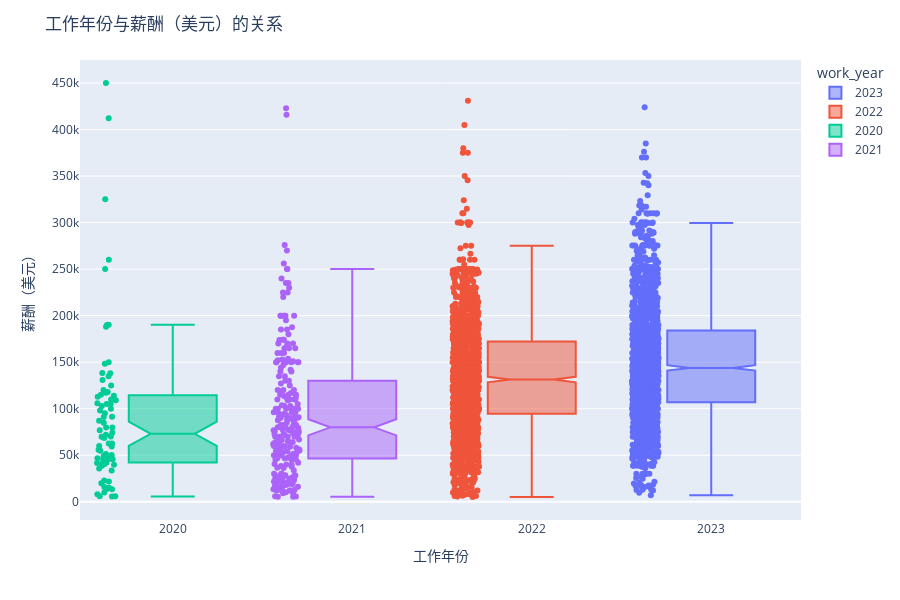

This figure's notebook cell:
### Code cell
fig = px.box(
    data_frame=df, 
    x='work_year', 
    y='salary_in_usd', 
    color='work_year', 
    points='all', 
    height=600, 
    notched=True
)

fig.update_layout(
    title="工作年份与薪酬（美元）的关系",
    xaxis_title="工作年份",
    yaxis_title="薪酬（美元）"
)

fig.show()

### Figure 1 — Plotly figure (JSON) as saved in the notebook; plotly's stock layout.template omitted (floating-point values rounded to 4 significant figures; data arrays with more than 128 entries replaced by an {"elided": "..."} marker saying what was removed)
{"data": [{"alignmentgroup": "True", "boxpoints": "all", "hovertemplate": "work_year=%{x}<br>salary_in_usd=%{y}<extra></extra>", "legendgroup": "2023", "marker": {"color": "#636efa"}, "name": "2023", "notched": true, "offsetgroup": "2023", "orientation": "v", "showlegend": true, "type": "box", "x": {"elided": "1785 int values"}, "x0": " ", "xaxis": "x", "y": {"elided": "1785 int values"}, "y0": " ", "yaxis": "y"}, {"alignmentgroup": "True", "boxpoints": "all", "hovertemplate": "work_year=%{x}<br>salary_in_usd=%{y}<extra></extra>", "legendgroup": "2022", "marker": {"color": "#EF553B"}, "name": "2022", "notched": true, "offsetgroup": "2022", "orientation": "v", "showlegend": true, "type": "box", "x": {"elided": "1664 int values"}, "x0": " ", "xaxis": "x", "y": {"elided": "1664 int values"}, "y0": " ", "yaxis": "y"}, {"alignmentgroup": "True", "boxpoints": "all", "hovertemplate": "work_year=%{x}<br>salary_in_usd=%{y}<extra></extra>", "legendgroup": "2020", "marker": {"color": "#00cc96"}, "name": "2020", "notched": true, "offsetgroup": "2020", "orientation": "v", "showlegend": true, "type": "box", "x": [2020, 2020, 2020, 2020, 2020, 2020, 2020, 2020, 2020, 2020, 2020, 2020, 2020, 2020, 2020, 2020, 2020, 2020, 2020, 2020, 2020, 2020, 2020, 2020, 2020, 2020, 2020, 2020, 2020, 2020, 2020, 2020, 2020, 2020, 2020, 2020, 2020, 2020, 2020, 2020, 2020, 2020, 2020, 2020, 2020, 2020, 2020, 2020, 2020, 2020, 2020, 2020, 2020, 2020, 2020, 2020, 2020, 2020, 2020, 2020, 2020, 2020, 2020, 2020, 2020, 2020, 2020, 2020, 2020, 2020, 2020, 2020, 2020, 2020, 2020, 2020], "x0": " ", "xaxis": "x", "y": [15000, 95000, 13493, 13493, 22809, 49268, 117104, 54742, 20000, 59303, 70000, 68428, 450000, 46759, 74130, 103000, 250000, 10000, 138000, 45760, 79833, 50180, 106000, 112872, 15966, 76958, 188000, 105000, 70139, 6072, 33511, 91000, 42000, 115000, 260000, 109024, 79833, 150000, 72000, 190000, 35735, 135000, 125000, 51321, 40481, 39916, 87000, 85000, 8000, 41689, 114047, 5707, 56000, 6072, 47899, 98000, 325000, 45896, 42197, 62726, 21669, 110000, 120000, 60000, 148261, 38776, 91237, 62726, 190200, 118000, 138350, 130800, 45618, 412000, 105000, 100000], "y0": " ", "yaxis": "y"}, {"alignmentgroup": "True", "boxpoints": "all", "hovertemplate": "work_year=%{x}<br>salary_in_usd=%{y}<extra></extra>", "legendgroup": "2021", "marker": {"color": "#ab63fa"}, "name": "2021", "notched": true, "offsetgroup": "2021", "orientation": "v", "showlegend": true, "type": "box", "x": {"elided": "230 int values"}, "x0": " ", "xaxis": "x", "y": {"elided": "230 int values"}, "y0": " ", "yaxis": "y"}], "layout": {"boxmode": "overlay", "height": 600, "legend": {"title": {"text": "work_year"}, "tracegroupgap": 0}, "margin": {"t": 60}, "title": {"text": "工作年份与薪酬（美元）的关系"}, "xaxis": {"anchor": "y", "categoryarray": [2023, 2022, 2020, 2021], "categoryorder": "array", "domain": [0, 1], "title": {"text": "工作年份"}}, "yaxis": {"anchor": "x", "domain": [0, 1], "title": {"text": "薪酬（美元）"}}}}
